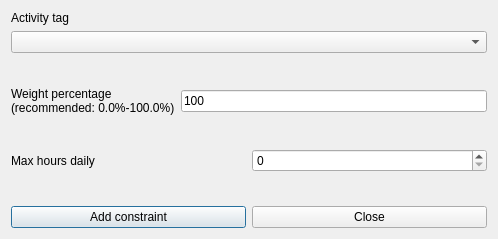
<?xml version="1.0" encoding="UTF-8"?>
<ui version="4.0">
 <class>AddConstraintStudentsActivityTagMaxHoursDailyForm_template</class>
 <widget class="QDialog" name="AddConstraintStudentsActivityTagMaxHoursDailyForm_template">
  <property name="geometry">
   <rect>
    <x>0</x>
    <y>0</y>
    <width>498</width>
    <height>239</height>
   </rect>
  </property>
  <property name="windowTitle">
   <string extracomment="This is the title of the dialog to add a new constraint of this type">Add students activity tag max hours daily</string>
  </property>
  <layout class="QVBoxLayout" name="verticalLayout_2">
   <item>
    <layout class="QVBoxLayout" name="verticalLayout">
     <item>
      <widget class="QLabel" name="activityTagsTextLabel">
       <property name="frameShape">
        <enum>QFrame::NoFrame</enum>
       </property>
       <property name="frameShadow">
        <enum>QFrame::Plain</enum>
       </property>
       <property name="text">
        <string>Activity tag</string>
       </property>
       <property name="wordWrap">
        <bool>false</bool>
       </property>
      </widget>
     </item>
     <item>
      <widget class="QComboBox" name="activityTagsComboBox">
       <property name="editable">
        <bool>false</bool>
       </property>
       <property name="insertPolicy">
        <enum>QComboBox::NoInsert</enum>
       </property>
       <property name="duplicatesEnabled">
        <bool>false</bool>
       </property>
      </widget>
     </item>
    </layout>
   </item>
   <item>
    <spacer name="verticalSpacer">
     <property name="orientation">
      <enum>Qt::Vertical</enum>
     </property>
     <property name="sizeHint" stdset="0">
      <size>
       <width>20</width>
       <height>20</height>
      </size>
     </property>
    </spacer>
   </item>
   <item>
    <layout class="QHBoxLayout" name="horizontalLayout">
     <item>
      <widget class="QLabel" name="weightTextLabel">
       <property name="frameShape">
        <enum>QFrame::NoFrame</enum>
       </property>
       <property name="frameShadow">
        <enum>QFrame::Plain</enum>
       </property>
       <property name="text">
        <string>Weight percentage
(recommended: 0.0%-100.0%)</string>
       </property>
       <property name="wordWrap">
        <bool>false</bool>
       </property>
      </widget>
     </item>
     <item>
      <widget class="QLineEdit" name="weightLineEdit">
       <property name="text">
        <string notr="true">100</string>
       </property>
      </widget>
     </item>
    </layout>
   </item>
   <item>
    <spacer name="verticalSpacer_2">
     <property name="orientation">
      <enum>Qt::Vertical</enum>
     </property>
     <property name="sizeHint" stdset="0">
      <size>
       <width>20</width>
       <height>19</height>
      </size>
     </property>
    </spacer>
   </item>
   <item>
    <layout class="QHBoxLayout" name="horizontalLayout_2">
     <item>
      <widget class="QLabel" name="maxHoursTextLabel">
       <property name="frameShape">
        <enum>QFrame::NoFrame</enum>
       </property>
       <property name="frameShadow">
        <enum>QFrame::Plain</enum>
       </property>
       <property name="text">
        <string>Max hours daily</string>
       </property>
       <property name="wordWrap">
        <bool>false</bool>
       </property>
      </widget>
     </item>
     <item>
      <widget class="QSpinBox" name="maxHoursSpinBox"/>
     </item>
    </layout>
   </item>
   <item>
    <spacer name="verticalSpacer_3">
     <property name="orientation">
      <enum>Qt::Vertical</enum>
     </property>
     <property name="sizeHint" stdset="0">
      <size>
       <width>20</width>
       <height>20</height>
      </size>
     </property>
    </spacer>
   </item>
   <item>
    <layout class="QHBoxLayout">
     <item>
      <widget class="QPushButton" name="addConstraintPushButton">
       <property name="text">
        <string>Add constraint</string>
       </property>
      </widget>
     </item>
     <item>
      <widget class="QPushButton" name="closePushButton">
       <property name="text">
        <string>Close</string>
       </property>
      </widget>
     </item>
    </layout>
   </item>
  </layout>
 </widget>
 <layoutdefault spacing="6" margin="11"/>
 <resources/>
 <connections/>
</ui>
